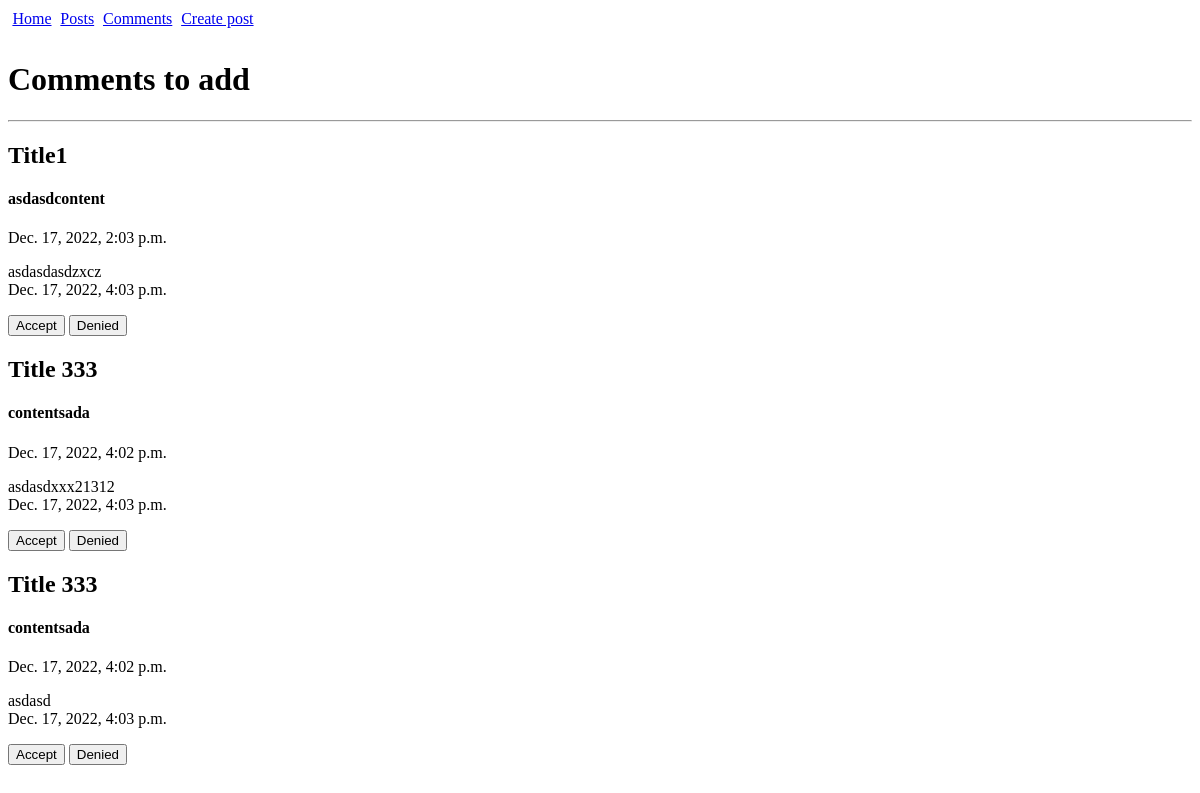
The app's page /comments/ (signed in) with its own data.
### app/models.py (models this page shows, shortened)
class Comments(models.Model):
    Announcement = models.ForeignKey(Announcement, on_delete = models.CASCADE)
    User = models.ForeignKey(MyUser, on_delete=models.CASCADE)
    Comment = models.TextField(default='comment')
    Comment_date = models.DateTimeField(auto_now_add=True)
    Comment_accepted = models.BooleanField(default = False)

class Announcement(models.Model):
    Announcement_author = models.ForeignKey(MyUser, on_delete=models.CASCADE)
    Creation_date = models.DateTimeField(auto_now_add=True)
    Announcement_title = models.CharField(max_length=255)
    Announcement_text = models.TextField(default='content')
    CHOICES = (
        ('Tank', 'Танки'),
        ('Heal', 'Хилы'),
        ('DD', 'ДД'),
        ('Sales', 'Торговецы'),
        ('GM', 'Гилдмастеры'),
        ('QG', 'Квестгиверы'),
        ('BS', 'Кузнецы'),
        ('PS', 'Кожевники'),
        ('Potions', 'Зельевары'),
        ('Magic', 'Мастера заклинаний'),
    )
    Category = models.CharField(max_length=300, choices = CHOICES)

### app/views.py (the view, shortened to what this page needs)
# urls.py: path('comments/', AnnounceComment.as_view()),
class AnnounceComment(LoginRequiredMixin, ConfirmedUserMixin, ListView):
    login_url = '/'
    model = Comments
    template_name = 'announce/announce_comments.html'
    context_object_name = 'Comments'
    def get_context_data(self, **kwargs):
        context = super().get_context_data(**kwargs)
        context['AllComments'] = True
        if len(self.kwargs) > 0:
            context['Announcement'] = Announcement.objects.get(id = str(self.kwargs['pk']))
            context['AllComments'] = False
        return context
    def get_queryset(self):
        if "announce" not in self.request.path:
            Posts = Announcement.objects.filter(Announcement_author = self.request.user)
            queryset = Comments.objects.filter(Announcement__in = Posts, Comment_accepted = False)
        else:
            queryset = Comments.objects.filter(Announcement = Announcement.objects.get(id = str(self.kwargs['pk'])), Comment_accepted = False)
        return queryset

### app/views.py (called while the page is built)
    def dispatch(self, request, *args, **kwargs):
        if request.user.is_superuser or request.user.user_status:
            return super().dispatch(request, *args, **kwargs)
        else:
            return redirect(register_code_view)

### app/templates/announce/announce_comments.html (shortened to what this page needs)
{% extends 'base.html' %}
{% load static %}
{% block content %}
<h1>Comments to add</h1>
<hr>
{% if Comments%}
    <form method="post">{% csrf_token %}
        {% for comment in Comments%}
            {% if AllComments %}
                <div class="announce_detail">
                    <h2>{{comment.Announcement.Announcement_title}}</h2>
                    <h4>{{comment.Announcement.Announcement_text}}</h4>
                    <p> {{comment.Announcement.Creation_date}}</p>
                </div>
            {% endif %}
            <p>
                {{comment.Comment}}
                <br>
                {{comment.Comment_date}}
            </p>
            <button name = "Accept" value={{comment.id}}>Accept</button> <button name = "Denied" value={{comment.id}}>Denied</button>
        {% endfor %}
    </form>
{% else %}
    <h2>No comments</h2>
{% endif %}
{% endblock %}

### records on screen
Comments: Announcement.Announcement_title "Title1", Announcement.Announcement_text "asdasdcontent", Announcement.Creation_date "Dec. 17, 2022, 2:03 p.m.", Comment "asdasdasdzxcz", Comment_date "Dec. 17, 2022, 4:03 p.m.", {{ comment.id }} 41 (drawn)
Comments: Announcement.Announcement_title "Title 333", Announcement.Announcement_text "contentsada", Announcement.Creation_date "Dec. 17, 2022, 4:02 p.m.", Comment "asdasdxxx21312", Comment_date "Dec. 17, 2022, 4:03 p.m.", {{ comment.id }} 39 (drawn)
Comments: Announcement.Announcement_title "Title 333", Announcement.Announcement_text "contentsada", Announcement.Creation_date "Dec. 17, 2022, 4:02 p.m.", Comment "asdasd", Comment_date "Dec. 17, 2022, 4:03 p.m.", {{ comment.id }} 40 (drawn)
